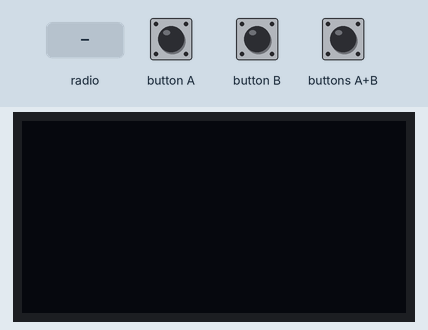
Simulated run of this program. Board: BBC micro:bit (MakeCode). Parts: 128×64 one-colour display. Inputs (shaded band) come from the test bench.

Above: at 1.2 s.
1.3 s: radio message "hello" arrives
At 1.4 s:
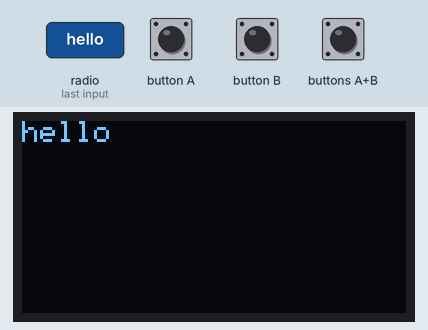
3.0 s: radio message "come here" arrives
At 3.1 s:
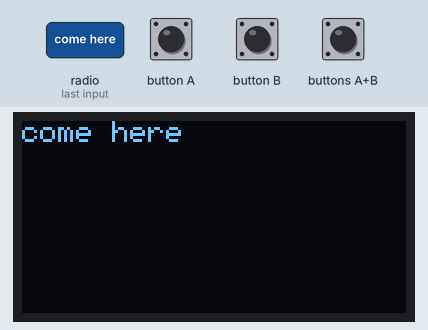
4.7 s: radio message "help me" arrives
At 4.8 s:
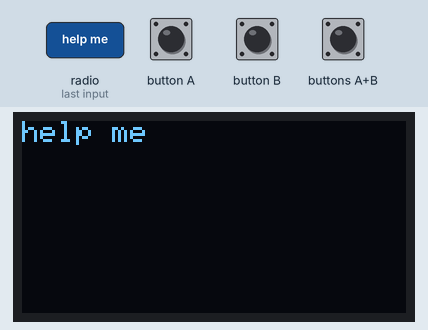
Timing chart, 0 to 7.7 s (numbered marks = the images above; inputs shaded):
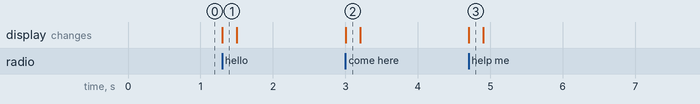

Measured:
- after the input at 1.3 s, the display: changes at once (image 1)
- after the input at 3.0 s, the display: changes at once (image 2)
- after the input at 4.7 s, the display: changes at once (image 3)

The program:

main.ts
```typescript
radio.onReceivedString(function (receivedString) {
    OLED.writeStringNewLine(receivedString)
    basic.pause(200)
    OLED.clear()
})
OLED.init(128, 64)
radio.setGroup(1)
basic.forever(function () {
    if (input.buttonIsPressed(Button.A)) {
        radio.sendString("hello")
    } else if (input.buttonIsPressed(Button.B)) {
        radio.sendString("come here")
    } else if (input.buttonIsPressed(Button.AB)) {
        radio.sendString("help me")
    }
})
```

test.ts
```typescript
// 테스트는 여기로 이동합니다; 이 패키지가 확장으로 사용될 때 컴파일되지 않을 것 입니다.
```
